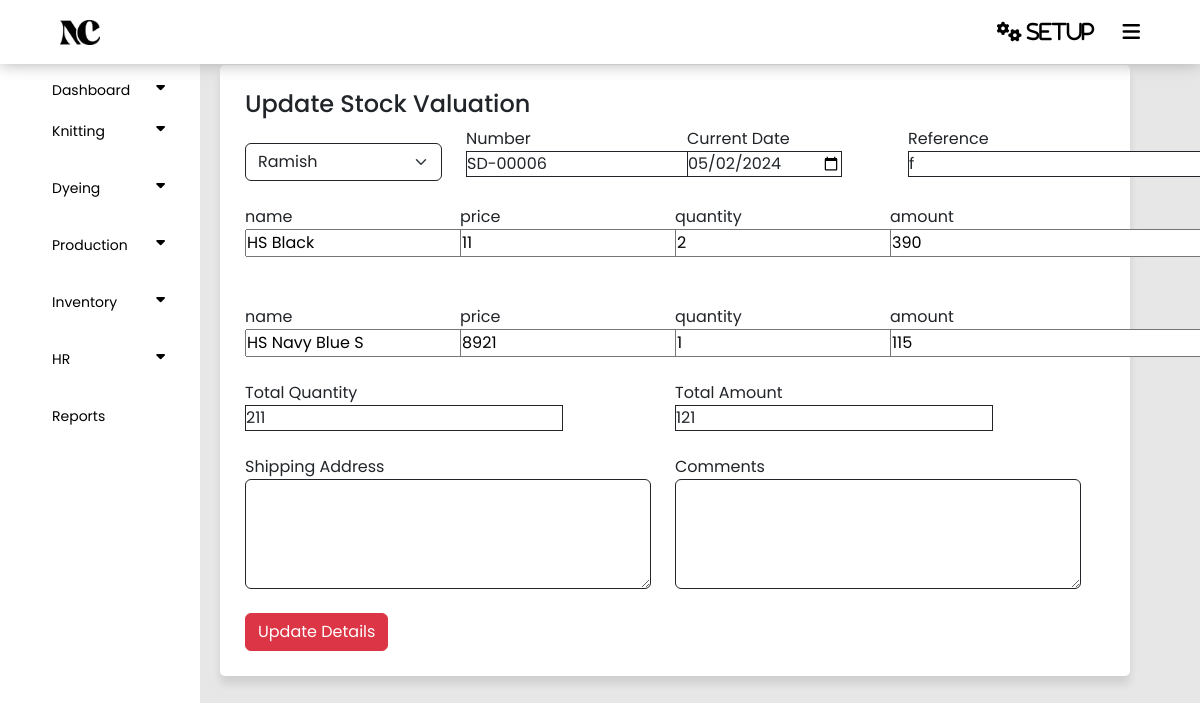
Page /panel/svupdate.php?Id=23 on the earlier database version.
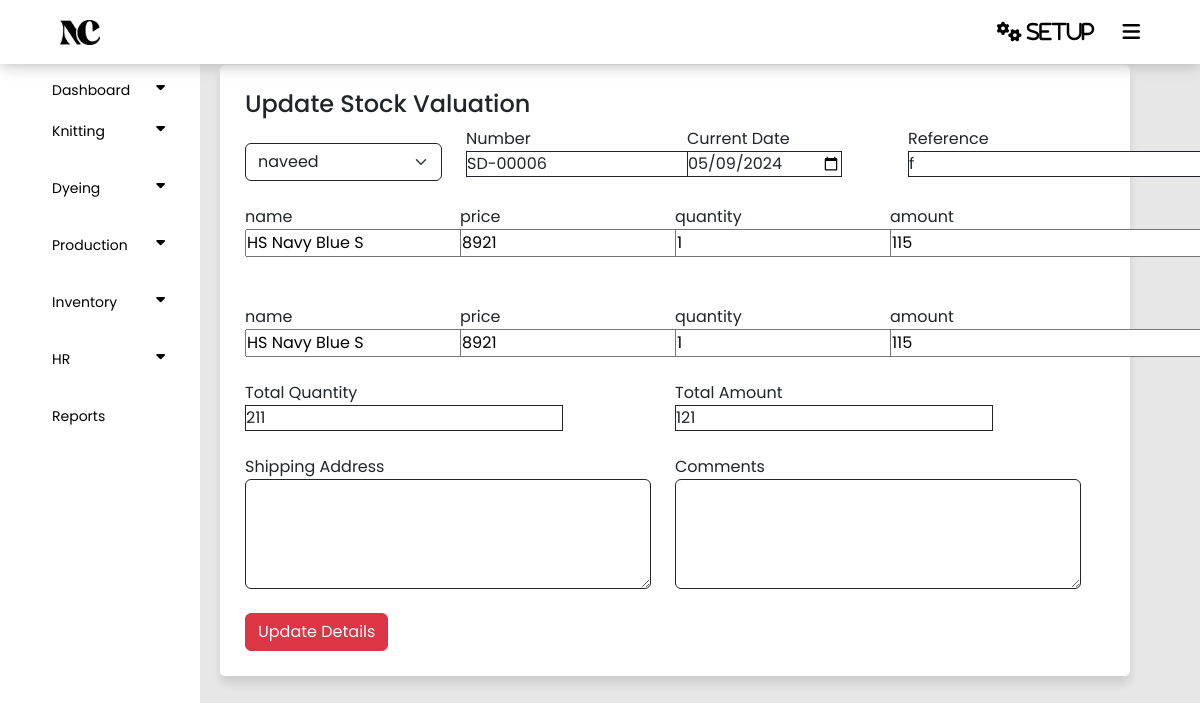
Same page on the later database version.
### tables this page shows
CREATE TABLE `svaluation` (
  `Id` int(11) NOT NULL,
  `Cid` int(11) NOT NULL,
  `Vcode` varchar(255) NOT NULL,
  `Date` date NOT NULL,
  `Vreference` varchar(255) NOT NULL,
  `Vquantity` int(11) NOT NULL,
  `vamount` int(11) NOT NULL,
  `Address` text NOT NULL,
  `Comment` varchar(255) NOT NULL,
  `Status` int(11) NOT NULL DEFAULT 1
);

CREATE TABLE `customer` (
  `cusid` int(11) NOT NULL,
  `Number` varchar(255) NOT NULL,
  `Customer` varchar(255) NOT NULL,
  `Datee` date NOT NULL,
  `Reference` varchar(255) NOT NULL,
  `Quantity` int(11) NOT NULL,
  `Amount` int(11) NOT NULL,
  `Status` int(11) NOT NULL DEFAULT 1
);

CREATE TABLE `pro` (
  `Id` int(11) NOT NULL,
  `sid` int(11) NOT NULL,
  `cod` varchar(10) NOT NULL,
  `Name` varchar(255) NOT NULL,
  `price` int(11) NOT NULL,
  `quantity` int(11) NOT NULL,
  `amount` int(11) NOT NULL,
  `status` int(11) NOT NULL DEFAULT 1
);

### panel/svupdate.php (the view, shortened to what the changed rows need)
<?php
require('config.php');
if(isset($_GET['Id'])) {
    $id = $_GET['Id'];
    $query = "SELECT * FROM `svaluation` WHERE `Id` = '$id'";
    $result = mysqli_query($connect, $query);
    $svaluation_row = mysqli_fetch_assoc($result);
    $pro_query = "SELECT * FROM `pro` WHERE `sid` = '$id'";
    $pro_result = mysqli_query($connect, $pro_query);
    $pro_rows = mysqli_fetch_all($pro_result, MYSQLI_ASSOC);
    if($svaluation_row) {
        $cod = $svaluation_row['Vcode'];
        $customerId = $svaluation_row['Cid'];
        $date = $svaluation_row['Date'];
        $reference = $svaluation_row['Vreference'];
        $address = $svaluation_row['Address'];
        $comment = $svaluation_row['Comment'];
        $quantity = $svaluation_row['Vquantity'];
        $amount = $svaluation_row['vamount'];
        require('index.php');
?>
<!DOCTYPE html>
<html lang="en">
<head>
    <link href="https://cdn.jsdelivr.net/npm/bootstrap@5.3.3/dist/css/bootstrap.min.css" rel="stylesheet">
    <link rel="stylesheet" type="text/css" href="style.css">
</head>
<body>
<section class="container">
<h4>Update Stock Valuation</h4>
    <form action="svupdatedata.php" method="post">
        <div class="row">
    <div class="col-md-3 mt-3">
         <?php
                    $customerQuery = "SELECT * FROM `customer` WHERE `status` ='1'";
                    $customerResult = mysqli_query($connect, $customerQuery);
                    if(mysqli_num_rows($customerResult) > 0) {
                    ?>
                    <select class="form-select border-dark" name="cid" aria-label="Default select example" id="customerId">
                        <?php
                        while($row = mysqli_fetch_assoc($customerResult)){
                            $cusId = $row['cusid'];
                            $cusName = $row['Customer'];
                        ?>
                        <option value="<?php echo $cusId; ?>" <?php if($cusId == $customerId) echo "selected"; ?>><?php echo $cusName; ?> </option>
                        <?php
                        }
                    }
                    ?>
                    </select>
                   </div>
                <div class="col-md-3">
                    <label>Number</label><br>
                    <input readonly name="number" class="border border-dark text-dark" value="<?php echo $cod; ?>" required />
                </div>
                <div class="col-md-3">
                    <label>Current Date</label><br>
                    <input type="date" name="date" class="border border-dark text-dark" value="<?php echo $date;?>" required />
                    </div>
                    <div class="col-md-3">
                        <label>Reference</label><br>
                        <input type="text" name="reference" class="border border-dark text-dark" value="<?php echo $reference; ?>" required />
                        </div>
            <br>
            <?php foreach($pro_rows as $pro_row): ?>
                <div class="row mt-4">
                    <div class="col-3">
                        <label for="">name</label>
                    <input type="text" name="productName[]" value="<?php echo $pro_row['Name']; ?>"><br>
                    </div>
                    <div class="col-3">
                        <label for="">price</label>
                    <input type="text" name="price[]" value="<?php echo $pro_row['price']; ?>"><br>
                    </div>
                    <div class="col-3">
                        <label for="">quantity</label>
                    <input type="text" name="pro_quantity[]" value="<?php echo $pro_row['quantity']; ?>"><br>
                    </div>
                    <div class="col-3">
                        <label for="">amount</label>
                    <input type="text" name="pro_amount[]" value="<?php echo $pro_row['amount']; ?>"><br><br>
                    </div>
                    </div>
                    <?php endforeach; ?>
            <div class="row">
                <div class="col-6">
                    <label>Total Quantity</label><br>
                <input type="text" name="tquantity" value="<?php echo $quantity;?>" id="totalQuantity" class="text-dark border border-dark" />
            </div>
        <div class="col-6">
            <label>Total Amount</label><br>
        <input type="text" name="AmountInput" id="AmountInput" value="<?php echo $amount; ?>"class="text-dark border border-dark" />
    </div>
</div>
            <div class="row mt-4">
                <div class="col-lg-6">
                    <label for="text">Shipping Address</label><br>
                    <textarea class="form-control border border-dark text-dark" value="<?php echo $address;?>" name="address" rows="4"></textarea>
                </div>
                <div class="col-lg-6">
                    <label>Comments</label><br>
                    <textarea class="form-control border border-dark text-dark" value="<?php echo $comment;?>" name="comment" rows="4"></textarea>
                </div>
            </div>
            <div class="row">
                <div class="col-2">
                    <input type="submit" name="update" value="Update Details" class="mt-4 btn btn-danger">
                </div>
            </div>
        </form>
        </section>
</body>
</html>
<?php
    } else {
        echo "Data not found!";
    }
}
?>

Differences in the rows shown:
changed svaluation "SD-00006": cid "Ramish" → "naveed"; date "05/02/2024" → "05/09/2024"
changed pro (number 1 of 2 on the later page): Name "HS Black" → "HS Navy Blue S"; price "11" → "8921"; quantity "2" → "1"; amount "390" → "115"
